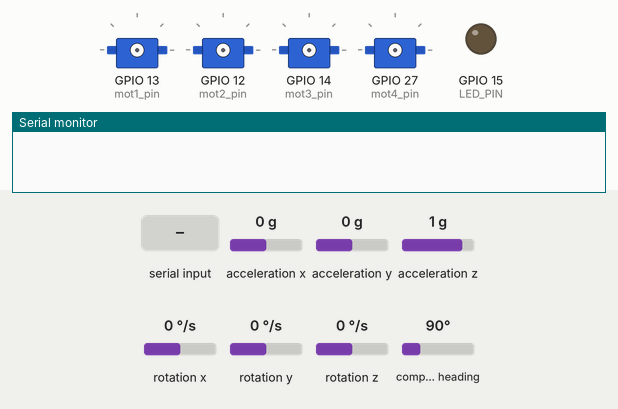
This sketch was run on a simulated ESP32. On the bench: 4 × servo, output pins drawn as LEDs (lit = HIGH), the last lines printed to the serial monitor. Wiring (inferred from the names in the program): HMC5883L compass at I2C address 0x1E; MPU-9250 motion sensor at I2C address 0x68; BME280 sensor at I2C address 0x76. Dashed ring = blinking. The test bench sets the inputs (shaded band); at power-on: acceleration x 0 g, acceleration y 0 g, acceleration z 1 g, rotation x 0 °/s, rotation y 0 °/s, rotation z 0 °/s, compass heading 90°. EEPROM starts erased.

Above: at 0.1 s.
At 1.5 s:
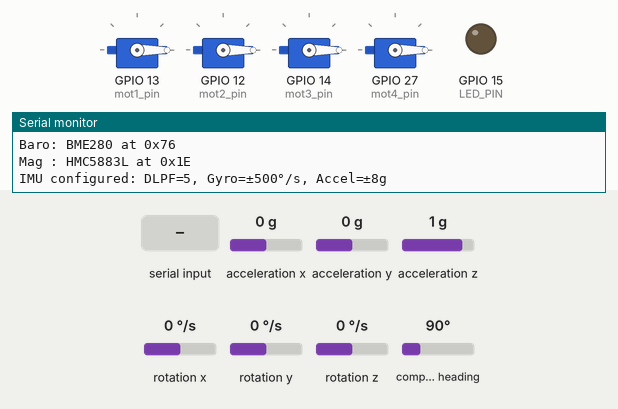
At 5.65 s:
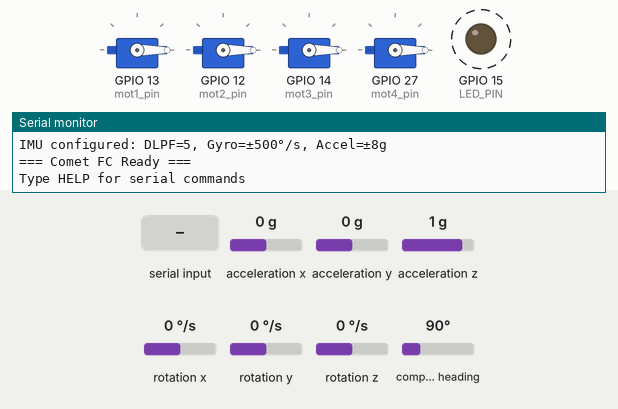
5.7 s: "SAVE\n" received over Serial
8.7 s: "RESET\n" received over Serial
11.7 s: "DUMP_JSON\n" received over Serial
Timing chart, 0 to 20.7 s (numbered marks = the images above; inputs shaded):
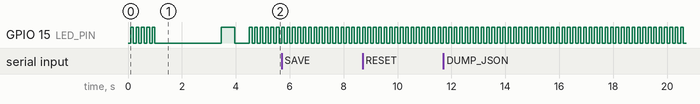

Measured:
- by itself, GPIO 15 (LED_PIN): alternates HIGH for 0.10 s and LOW for 0.10 s

The sketch:

Comet_ESP32_flightcontroller.ino
```cpp
/*
  ============================================
  WARNING / DISCLAIMER
  ============================================

  This ESP32 flight controller code is an
  experimental DIY project and is NOT as
  stable, reliable, or fully tested as
  professional flight controller firmware
  such as INAV, Betaflight, ArduPilot, or PX4.

  Use this code completely at your own risk.

  The developer is NOT responsible for:
   - Drone crashes
   - Flyaways
   - Hardware damage
   - Property damage
   - Injuries or accidents
   - Any loss caused by using this code

  This software may contain bugs, unstable
  behavior, tuning problems, or unexpected
  failures during flight.

  Always:
   - Test without propellers first
   - Perform safe ground testing
   - Fly in open areas only
   - Keep away from people and animals

  By using or modifying this code, you accept
  full responsibility for all risks involved.

  Fly safe.
  ============================================
*/

#include "Config.h"
#include "Storage.h"
#include "Sensors.h"
#include "Receiver.h"
#include "PID.h"
#include "Motors.h"
#include "CLI.h"

// ============================================================
//  SETUP
// ============================================================
void setup() {
  // --- Serial with enlarged TX buffer ---
  Serial.setTxBufferSize(1024);
  Serial.begin(115200);

  // --- LED boot pattern ---
  pinMode(LED_PIN, OUTPUT);
  for (int i = 0; i < 5; i++) {
    digitalWrite(LED_PIN, LOW);  delay(100);
    digitalWrite(LED_PIN, HIGH); delay(100);
  }
  digitalWrite(LED_PIN, LOW);

  // --- Load all config from EEPROM (NVS) ---
  loadConfig();

  // --- I2C at 400 kHz fast-mode ---
  Wire.setClock(400000);
  Wire.begin();
  delay(250);

  // --- Auto-detect & configure sensors ---
  detectIMU();
  detectBaro();
  detectMag();
  if (imuAddr) {
    configureIMU();
  }

  // --- IBUS Receiver Initialization ---
  initReceiver();

  // --- ESC & Motor Initialization ---
  initMotors();

  // --- Ready indication ---
  digitalWrite(LED_PIN, HIGH); delay(500);
  digitalWrite(LED_PIN, LOW);  delay(500);

  Serial.println("=== Comet FC Ready ===");
  Serial.println("Type HELP for serial commands");

  LoopTimer = micros();
}


// ============================================================
//  MAIN LOOP  (250 Hz)
// ============================================================
void loop() {
  // 1. Read IBUS RC Input
  readIBUS();

  // 2. Failsafe Check
  checkReceiverFailsafe();

  // 3. Arming Logic & Boot Safety Guard
  updateArmingState();

  // 4. Read IMU burst data
  readIMU();

  // 5. Apply Calibration Offsets
  applyCalibration();

  // 6. Attitude Estimation (Complementary Filter)
  updateAttitudeFilter();

  // 7-12. Cascaded Angle & Rate PID Calculations
  processPID();

  // 13-16. Motor Mixing, Clamping, Disarm Guard & PWM Writes
  updateMotors();

  // 17. LED Status Update
  updateLED();

  // 18. Throttled Telemetry Logging (~5 Hz)
  logTelemetry();

  // 19. Process Serial CLI Commands
  processSerialCommand();

  // 20. Loop Timing — fixed 250 Hz with Overrun Guard
  uint32_t elapsed = micros() - LoopTimer;
  if (elapsed < LOOP_PERIOD_US) {
    while (micros() - LoopTimer < LOOP_PERIOD_US);
    LoopTimer += LOOP_PERIOD_US;
  } else {
    // Resync timer on loop overrun to prevent rapid catchup loops
    LoopTimer = micros();
  }
}
```

CLI.cpp
```cpp
#include "Config.h"
#include "CLI.h"
#include "Storage.h"

void processSerialCommand() {
  while (Serial.available()) {
    char c = Serial.read();
    if (c == '\n' || c == '\r') {
      if (cmdIndex > 0) {
        cmdBuffer[cmdIndex] = '\0';

        // ---- SAVE ----
        if (strcmp(cmdBuffer, "SAVE") == 0) {
          saveConfig();
        }
        // ---- RESET ----
        else if (strcmp(cmdBuffer, "RESET") == 0) {
          resetConfig();
        }
        // ---- DUMP ----
        else if (strcmp(cmdBuffer, "DUMP") == 0) {
          Serial.println("=== Current Config ===");
          Serial.printf("Rate  Roll : P=%.4f  I=%.4f  D=%.5f\n", PRateRoll, IRateRoll, DRateRoll);
          Serial.printf("Rate  Pitch: P=%.4f  I=%.4f  D=%.5f\n", PRatePitch, IRatePitch, DRatePitch);
          Serial.printf("Rate  Yaw  : P=%.4f  I=%.4f  D=%.5f\n", PRateYaw, IRateYaw, DRateYaw);
          Serial.printf("Angle Roll : P=%.4f  I=%.4f  D=%.5f\n", PAngleRoll, IAngleRoll, DAngleRoll);
          Serial.printf("Angle Pitch: P=%.4f  I=%.4f  D=%.5f\n", PAnglePitch, IAnglePitch, DAnglePitch);
          Serial.printf("Gyro Cal   : R=%.4f  P=%.4f  Y=%.4f\n", RateCalibrationRoll, RateCalibrationPitch, RateCalibrationYaw);
          Serial.printf("Acc  Cal   : X=%.4f  Y=%.4f  Z=%.4f\n", AccXCalibration, AccYCalibration, AccZCalibration);
          Serial.printf("ESC=%d  Idle=%d  Cut=%d\n", ESCfreq, ThrottleIdle, ThrottleCutOff);
          Serial.printf("IMU=0x%02X  Baro=0x%02X  Mag=0x%02X\n", imuAddr, baroAddr, magAddr);
          Serial.printf("Armed=%d  Failsafe=%d\n", armed, failsafe);
          Serial.println("======================");
        }
        // ---- DUMP_JSON ----
        else if (strcmp(cmdBuffer, "DUMP_JSON") == 0) {
          char json[512];
          snprintf(json, sizeof(json),
            "{\"ratePID\":{\"roll\":{\"p\":%.4f,\"i\":%.4f,\"d\":%.5f},"
            "\"pitch\":{\"p\":%.4f,\"i\":%.4f,\"d\":%.5f},"
            "\"yaw\":{\"p\":%.4f,\"i\":%.4f,\"d\":%.5f}},"
            "\"anglePID\":{\"roll\":{\"p\":%.4f,\"i\":%.4f,\"d\":%.5f},"
            "\"pitch\":{\"p\":%.4f,\"i\":%.4f,\"d\":%.5f}},"
            "\"calib\":{\"gyroR\":%.4f,\"gyroP\":%.4f,\"gyroY\":%.4f,"
            "\"accX\":%.4f,\"accY\":%.4f,\"accZ\":%.4f},"
            "\"config\":{\"escFreq\":%d,\"thrIdle\":%d,\"thrCut\":%d},"
            "\"sensors\":{\"imu\":\"0x%02X\",\"baro\":\"0x%02X\",\"mag\":\"0x%02X\"},"
            "\"status\":{\"armed\":%s,\"failsafe\":%s}}",
            PRateRoll, IRateRoll, DRateRoll,
            PRatePitch, IRatePitch, DRatePitch,
            PRateYaw, IRateYaw, DRateYaw,
            PAngleRoll, IAngleRoll, DAngleRoll,
            PAnglePitch, IAnglePitch, DAnglePitch,
            RateCalibrationRoll, RateCalibrationPitch, RateCalibrationYaw,
            AccXCalibration, AccYCalibration, AccZCalibration,
            ESCfreq, ThrottleIdle, ThrottleCutOff,
            imuAddr, baroAddr, magAddr,
            armed ? "true" : "false", failsafe ? "true" : "false");
          Serial.println(json);
        }
        // ---- SET <param> <value> ----
        else if (strncmp(cmdBuffer, "SET ", 4) == 0) {
          char param[24];
          float value;
          if (sscanf(cmdBuffer + 4, "%23s %f", param, &value) == 2) {
            bool found = true;
            // Rate PID
            if      (strcmp(param, "PRateRoll")  == 0) PRateRoll  = value;
            else if (strcmp(param, "IRateRoll")  == 0) IRateRoll  = value;
            else if (strcmp(param, "DRateRoll")  == 0) DRateRoll  = value;
            else if (strcmp(param, "PRatePitch") == 0) PRatePitch = value;
            else if (strcmp(param, "IRatePitch") == 0) IRatePitch = value;
            else if (strcmp(param, "DRatePitch") == 0) DRatePitch = value;
            else if (strcmp(param, "PRateYaw")   == 0) PRateYaw   = value;
            else if (strcmp(param, "IRateYaw")   == 0) IRateYaw   = value;
            else if (strcmp(param, "DRateYaw")   == 0) DRateYaw   = value;
            // Angle PID
            else if (strcmp(param, "PAngleRoll")  == 0) PAngleRoll  = value;
            else if (strcmp(param, "IAngleRoll")  == 0) IAngleRoll  = value;
            else if (strcmp(param, "DAngleRoll")  == 0) DAngleRoll  = value;
            else if (strcmp(param, "PAnglePitch") == 0) PAnglePitch = value;
            else if (strcmp(param, "IAnglePitch") == 0) IAnglePitch = value;
            else if (strcmp(param, "DAnglePitch") == 0) DAnglePitch = value;
            // Calibration
            else if (strcmp(param, "GyroCalR") == 0) RateCalibrationRoll  = value;
            else if (strcmp(param, "GyroCalP") == 0) RateCalibrationPitch = value;
            else if (strcmp(param, "GyroCalY") == 0) RateCalibrationYaw   = value;
            else if (strcmp(param, "AccCalX")  == 0) AccXCalibration      = value;
            else if (strcmp(param, "AccCalY")  == 0) AccYCalibration      = value;
            else if (strcmp(param, "AccCalZ")  == 0) AccZCalibration      = value;
            // Config
            else if (strcmp(param, "escFreq")  == 0) ESCfreq        = (int)value;
            else if (strcmp(param, "thrIdle")  == 0) ThrottleIdle   = (int)value;
            else if (strcmp(param, "thrCut")   == 0) ThrottleCutOff = (int)value;
            else { found = false; Serial.printf("Unknown param: %s\n", param); }

            if (found) Serial.printf("SET %s = %.5f  (use SAVE to persist)\n", param, value);
          } else {
            Serial.println("Usage: SET <param> <value>");
          }
        }
        // ---- HELP ----
        else if (strcmp(cmdBuffer, "HELP") == 0) {
          Serial.println("=== Comet FC Serial Commands ===");
          Serial.println("DUMP              — show all current values");
          Serial.println("SAVE              — persist to EEPROM");
          Serial.println("RESET             — factory reset (clear EEPROM)");
          Serial.println("SET <param> <val> — change value at runtime");
          Serial.println("  Rate PID  : PRateRoll  IRateRoll  DRateRoll");
          Serial.println("              PRatePitch IRatePitch DRatePitch");
          Serial.println("              PRateYaw   IRateYaw   DRateYaw");
          Serial.println("  Angle PID : PAngleRoll IAngleRoll DAngleRoll");
          Serial.println("              PAnglePitch IAnglePitch DAnglePitch");
          Serial.println("  Calibration: GyroCalR GyroCalP GyroCalY");
          Serial.println("               AccCalX  AccCalY  AccCalZ");
          Serial.println("  Config     : escFreq  thrIdle  thrCut");
          Serial.println("================================");
        }
        else {
          Serial.printf("Unknown cmd: %s  (type HELP)\n", cmdBuffer);
        }

        cmdIndex = 0;
      }
    } else if (cmdIndex < sizeof(cmdBuffer) - 1) {
      cmdBuffer[cmdIndex++] = c;
    }
  }
}

void updateLED() {
  uint32_t now = millis();
  if (armed) {
    digitalWrite(LED_PIN, HIGH);               // solid ON
  } else if (failsafe) {
    digitalWrite(LED_PIN, (now / 100) % 2);    // rapid blink 100 ms
  } else {
    digitalWrite(LED_PIN, (now / 500) % 2);    // slow blink  500 ms
  }
}

void logTelemetry() {
  static uint16_t logCounter = 0;
  if (++logCounter >= LOG_DIVIDER) {
    logCounter = 0;
    if (Serial.availableForWrite() > 256) {
      char buf[256];
      int len = snprintf(buf, sizeof(buf),
        "RC:%d %d %d %d %d %d M:%d %d %d %d A:%.2f %.2f %.2f G:%.1f %.1f %.1f %s\n",
        rcChannels[0], rcChannels[1], rcChannels[2],
        rcChannels[3], rcChannels[4], rcChannels[5],
        (int)MotorInput1, (int)MotorInput2, (int)MotorInput3, (int)MotorInput4,
        AccX, AccY, AccZ, RateRoll, RatePitch, RateYaw,
        armed ? "ARMED" : (failsafe ? "FAILSAFE" : "DISARMED"));
      Serial.write(buf, len);
    }
  }
}
```

CLI.h
```cpp
#ifndef CLI_H
#define CLI_H

void processSerialCommand();
void updateLED();
void logTelemetry();

#endif // CLI_H
```

Motors.cpp
```cpp
#include "Config.h"
#include "Motors.h"
#include "PID.h"

void initMotors() {
  ESP32PWM::allocateTimer(0);
  ESP32PWM::allocateTimer(1);
  ESP32PWM::allocateTimer(2);
  ESP32PWM::allocateTimer(3);

  mot1.setPeriodHertz(ESCfreq);  mot1.attach(mot1_pin, 1000, 2000);
  mot2.setPeriodHertz(ESCfreq);  mot2.attach(mot2_pin, 1000, 2000);
  mot3.setPeriodHertz(ESCfreq);  mot3.attach(mot3_pin, 1000, 2000);
  mot4.setPeriodHertz(ESCfreq);  mot4.attach(mot4_pin, 1000, 2000);
  delay(100);

  mot1.writeMicroseconds(1000);
  mot2.writeMicroseconds(1000);
  mot3.writeMicroseconds(1000);
  mot4.writeMicroseconds(1000);
  delay(2000);  // let ESCs complete power-on at minimum throttle
}

void updateMotors() {
  // -------- 1. Throttle Cap --------
  if (InputThrottle > 1800.0f) InputThrottle = 1800.0f;

  // -------- 2. Motor Mixing (X-quad) --------
  MotorInput1 = InputThrottle - InputRoll - InputPitch - InputYaw;  // front right  CCW
  MotorInput2 = InputThrottle - InputRoll + InputPitch + InputYaw;  // rear  right  CW
  MotorInput3 = InputThrottle + InputRoll + InputPitch - InputYaw;  // rear  left   CCW
  MotorInput4 = InputThrottle + InputRoll - InputPitch + InputYaw;  // front left   CW

  // Clamp upper
  if (MotorInput1 > 2000.0f) MotorInput1 = 1999.0f;
  if (MotorInput2 > 2000.0f) MotorInput2 = 1999.0f;
  if (MotorInput3 > 2000.0f) MotorInput3 = 1999.0f;
  if (MotorInput4 > 2000.0f) MotorInput4 = 1999.0f;

  // Clamp lower (idle spin while armed)
  if (MotorInput1 < (float)ThrottleIdle) MotorInput1 = (float)ThrottleIdle;
  if (MotorInput2 < (float)ThrottleIdle) MotorInput2 = (float)ThrottleIdle;
  if (MotorInput3 < (float)ThrottleIdle) MotorInput3 = (float)ThrottleIdle;
  if (MotorInput4 < (float)ThrottleIdle) MotorInput4 = (float)ThrottleIdle;

  // -------- 3. Disarm Override --------
  if (!armed) {
    MotorInput1 = (float)ThrottleCutOff;
    MotorInput2 = (float)ThrottleCutOff;
    MotorInput3 = (float)ThrottleCutOff;
    MotorInput4 = (float)ThrottleCutOff;
    resetPIDState();
  }

  // -------- 4. Write Motors --------
  mot1.writeMicroseconds((int)MotorInput1);
  mot2.writeMicroseconds((int)MotorInput2);
  mot3.writeMicroseconds((int)MotorInput3);
  mot4.writeMicroseconds((int)MotorInput4);
}
```

Motors.h
```cpp
#ifndef MOTORS_H
#define MOTORS_H

void initMotors();
void updateMotors();

#endif // MOTORS_H
```

PID.cpp
```cpp
#include "Config.h"
#include "PID.h"

void processPID() {
  // -------- 1. RC Input Mapping --------
  DesiredAngleRoll  = 0.1f  * ((float)rcChannels[0] - 1500.0f);
  DesiredAnglePitch = 0.1f  * ((float)rcChannels[1] - 1500.0f);
  InputThrottle     = (float)rcChannels[2];
  DesiredRateYaw    = 0.15f * ((float)rcChannels[3] - 1500.0f);

  // -------- 2. Angle PID — Roll --------
  ErrorAngleRoll = DesiredAngleRoll - complementaryAngleRoll;
  PtermRoll = PAngleRoll * ErrorAngleRoll;
  ItermRoll = PrevItermAngleRoll + (IAngleRoll * (ErrorAngleRoll + PrevErrorAngleRoll) * (dt / 2.0f));
  if (ItermRoll >  400.0f) ItermRoll =  400.0f;
  if (ItermRoll < -400.0f) ItermRoll = -400.0f;
  DtermRoll = DAngleRoll * ((ErrorAngleRoll - PrevErrorAngleRoll) / dt);
  PIDOutputRoll = PtermRoll + ItermRoll + DtermRoll;
  if (PIDOutputRoll >  400.0f) PIDOutputRoll =  400.0f;
  if (PIDOutputRoll < -400.0f) PIDOutputRoll = -400.0f;
  DesiredRateRoll    = PIDOutputRoll;
  PrevErrorAngleRoll = ErrorAngleRoll;
  PrevItermAngleRoll = ItermRoll;

  // -------- 3. Angle PID — Pitch --------
  ErrorAnglePitch = DesiredAnglePitch - complementaryAnglePitch;
  PtermPitch = PAnglePitch * ErrorAnglePitch;
  ItermPitch = PrevItermAnglePitch + (IAnglePitch * (ErrorAnglePitch + PrevErrorAnglePitch) * (dt / 2.0f));
  if (ItermPitch >  400.0f) ItermPitch =  400.0f;
  if (ItermPitch < -400.0f) ItermPitch = -400.0f;
  DtermPitch = DAnglePitch * ((ErrorAnglePitch - PrevErrorAnglePitch) / dt);
  PIDOutputPitch = PtermPitch + ItermPitch + DtermPitch;
  if (PIDOutputPitch >  400.0f) PIDOutputPitch =  400.0f;
  if (PIDOutputPitch < -400.0f) PIDOutputPitch = -400.0f;
  DesiredRatePitch    = PIDOutputPitch;
  PrevErrorAnglePitch = ErrorAnglePitch;
  PrevItermAnglePitch = ItermPitch;

  // -------- 4. Rate PID — Roll --------
  ErrorRateRoll = DesiredRateRoll - RateRoll;
  PtermRoll = PRateRoll * ErrorRateRoll;
  ItermRoll = PrevItermRateRoll + (IRateRoll * (ErrorRateRoll + PrevErrorRateRoll) * (dt / 2.0f));
  if (ItermRoll >  400.0f) ItermRoll =  400.0f;
  if (ItermRoll < -400.0f) ItermRoll = -400.0f;
  DtermRoll = -DRateRoll * ((RateRoll - PrevRateRoll) / dt);
  PIDOutputRoll = PtermRoll + ItermRoll + DtermRoll;
  if (PIDOutputRoll >  400.0f) PIDOutputRoll =  400.0f;
  if (PIDOutputRoll < -400.0f) PIDOutputRoll = -400.0f;
  InputRoll          = PIDOutputRoll;
  PrevErrorRateRoll  = ErrorRateRoll;
  PrevItermRateRoll  = ItermRoll;
  PrevRateRoll       = RateRoll;

  // -------- 5. Rate PID — Pitch --------
  ErrorRatePitch = DesiredRatePitch - RatePitch;
  PtermPitch = PRatePitch * ErrorRatePitch;
  ItermPitch = PrevItermRatePitch + (IRatePitch * (ErrorRatePitch + PrevErrorRatePitch) * (dt / 2.0f));
  if (ItermPitch >  400.0f) ItermPitch =  400.0f;
  if (ItermPitch < -400.0f) ItermPitch = -400.0f;
  DtermPitch = -DRatePitch * ((RatePitch - PrevRatePitch) / dt);
  PIDOutputPitch = PtermPitch + ItermPitch + DtermPitch;
  if (PIDOutputPitch >  400.0f) PIDOutputPitch =  400.0f;
  if (PIDOutputPitch < -400.0f) PIDOutputPitch = -400.0f;
  InputPitch          = PIDOutputPitch;
  PrevErrorRatePitch  = ErrorRatePitch;
  PrevItermRatePitch  = ItermPitch;
  PrevRatePitch       = RatePitch;

  // -------- 6. Rate PID — Yaw --------
  ErrorRateYaw = DesiredRateYaw - RateYaw;
  PtermYaw = PRateYaw * ErrorRateYaw;
  ItermYaw = PrevItermRateYaw + (IRateYaw * (ErrorRateYaw + PrevErrorRateYaw) * (dt / 2.0f));
  if (ItermYaw >  400.0f) ItermYaw =  400.0f;
  if (ItermYaw < -400.0f) ItermYaw = -400.0f;
  DtermYaw = -DRateYaw * ((RateYaw - PrevRateYaw) / dt);
  PIDOutputYaw = PtermYaw + ItermYaw + DtermYaw;
  if (PIDOutputYaw >  400.0f) PIDOutputYaw =  400.0f;
  if (PIDOutputYaw < -400.0f) PIDOutputYaw = -400.0f;
  InputYaw          = PIDOutputYaw;
  PrevErrorRateYaw  = ErrorRateYaw;
  PrevItermRateYaw  = ItermYaw;
  PrevRateYaw       = RateYaw;
}

void resetPIDState() {
  PrevErrorRateRoll  = 0.0f;  PrevItermRateRoll  = 0.0f;  PrevRateRoll  = 0.0f;
  PrevErrorRatePitch = 0.0f;  PrevItermRatePitch = 0.0f;  PrevRatePitch = 0.0f;
  PrevErrorRateYaw   = 0.0f;  PrevItermRateYaw   = 0.0f;  PrevRateYaw   = 0.0f;
  PrevErrorAngleRoll = 0.0f;  PrevItermAngleRoll = 0.0f;
  PrevErrorAnglePitch= 0.0f;  PrevItermAnglePitch= 0.0f;
}
```

PID.h
```cpp
#ifndef PID_H
#define PID_H

void processPID();
void resetPIDState();

#endif // PID_H
```

Receiver.h
```cpp
#ifndef RECEIVER_H
#define RECEIVER_H

void initReceiver();
void readIBUS();
void checkReceiverFailsafe();
void updateArmingState();

#endif // RECEIVER_H
```

Sensors.h
```cpp
#ifndef SENSORS_H
#define SENSORS_H

void detectIMU();
void detectBaro();
void detectMag();
void configureIMU();
void readIMU();
void applyCalibration();
void updateAttitudeFilter();

#endif // SENSORS_H
```

Source omitted: Receiver.cpp (2208 bytes), Sensors.cpp (5433 bytes), Storage.cpp (3826 bytes), Storage.h (116 bytes), Config.cpp (3153 bytes), Config.h (3449 bytes)
